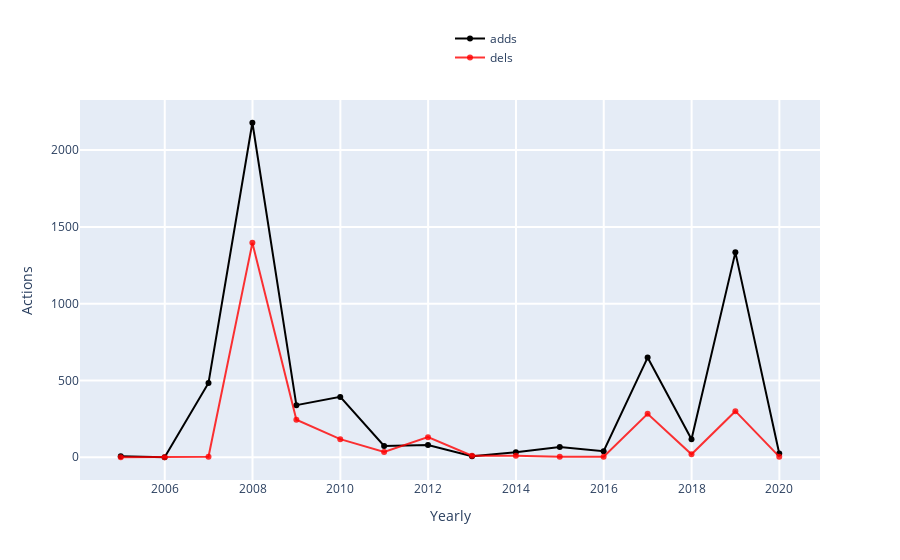

Write notebook code for a chart like this one.
### Markdown cell above
### <span style="color:green"> TRY YOURSELF! THIS IS WHAT WILL HAPPEN WHEN YOU CLICK 'Show Actions Details' BUTTON </span>

### Code cell
### ----------------------------------------------------------------------------------- ###
### TRY YOURSELF! THIS IS WHAT WILL HAPPEN WHEN YOU CLICK 'Show Actions Details' BUTTON ###
### ----------------------------------------------------------------------------------- ###

## This is the page you used ##
print('The page that is being used:', the_page['title'])

## Continue to use our data from A.1; first convert the date to the type datetime ##
total_actions['year_month'] = pd.to_datetime(total_actions['year_month'])
%store total_actions

## visualization, core visual code lies in ActionsListener, then the interact function    ##
## make it interactive, mode details see:                                                 ##
## https://github.com/gesiscss/wikiwho_demo/blob/master/visualization/actions_listener.py ##

# Define a ActionsListener instance
actions_listener = ActionsListener(total_actions)

# Which types do those actions have?
actions_types = (total_actions.columns[4:16]).values.tolist()

# Visualization: try yourself by coding!
begin_date = date(2002, 3, 1)
end_date = date(2019, 4, 1)
editor_name = 'All'
frequency = 'Yearly' # 'Monthly'
black_line = 'adds' # Choose one from 'actions_types'. Note that 'black_line doesn't have 'None' option but others have.
red_line = 'dels'
blue_line = 'None'
green_line = 'None'

actions_listener.listen(
    _range = (begin_date, end_date),
    editor = editor_name,
    granularity = frequency,
    black = black_line,
    red = red_line,
    blue = blue_line,
    green = green_line
)

### Figure 1 — Plotly figure (JSON) as saved in the notebook; plotly's stock layout.template omitted (floating-point values rounded to 4 significant figures)
{"data": [{"marker": {"color": "rgba(0, 0, 0, 1)"}, "name": "adds", "type": "scatter", "x": ["2004-12-31T00:00:00", "2005-12-31T00:00:00", "2006-12-31T00:00:00", "2007-12-31T00:00:00", "2008-12-31T00:00:00", "2009-12-31T00:00:00", "2010-12-31T00:00:00", "2011-12-31T00:00:00", "2012-12-31T00:00:00", "2013-12-31T00:00:00", "2014-12-31T00:00:00", "2015-12-31T00:00:00", "2016-12-31T00:00:00", "2017-12-31T00:00:00", "2018-12-31T00:00:00", "2019-12-31T00:00:00"], "y": [6, 0, 484, 2178, 339, 393, 74, 79, 6, 33, 67, 39, 649, 117, 1334, 24]}, {"marker": {"color": "rgba(255, 0, 0, .8)"}, "name": "dels", "type": "scatter", "x": ["2004-12-31T00:00:00", "2005-12-31T00:00:00", "2006-12-31T00:00:00", "2007-12-31T00:00:00", "2008-12-31T00:00:00", "2009-12-31T00:00:00", "2010-12-31T00:00:00", "2011-12-31T00:00:00", "2012-12-31T00:00:00", "2013-12-31T00:00:00", "2014-12-31T00:00:00", "2015-12-31T00:00:00", "2016-12-31T00:00:00", "2017-12-31T00:00:00", "2018-12-31T00:00:00", "2019-12-31T00:00:00"], "y": [0, 0, 3, 1396, 244, 118, 34, 131, 10, 9, 3, 4, 283, 19, 300, 4]}], "layout": {"barmode": "group", "hovermode": "closest", "legend": {"x": 0.5, "y": 1.2}, "showlegend": true, "xaxis": {"gridwidth": 2, "ticklen": 5, "title": {"text": "Yearly"}, "zeroline": true}, "yaxis": {"gridwidth": 2, "ticklen": 5, "title": {"text": "Actions"}}}}
